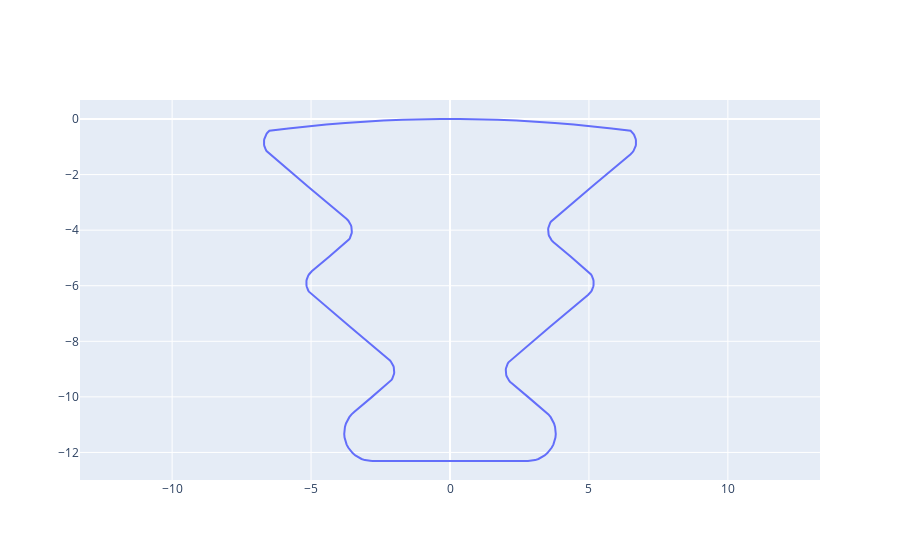

Notebook cell for this chart:
### Markdown cell above
# Firtree Attachment Example
![image.png](attachment:image.png)

### Code cell
from turbodesigner.attachments.firetree import FirtreeAttachment
import numpy as np

attatchment = FirtreeAttachment(
    gamma=np.radians(40), 
    beta=np.radians(40), 
    ll=1.629, 
    lu=3.62, 
    Ri=0.55, 
    Ro=0.55, 
    R_dove=1, 
    max_length=13, 
    num_stages=2, 
    disk_radius=50
)

attatchment.visualize()

### Figure 1 — Plotly figure (JSON) as saved in the notebook; plotly's stock layout.template omitted (floating-point values rounded to 4 significant figures; data arrays with more than 128 entries replaced by an {"elided": "..."} marker saying what was removed)
{"data": [{"type": "scatter", "x": {"elided": "231 float values"}, "y": {"elided": "231 float values"}}], "layout": {"yaxis": {"scaleanchor": "x"}}}
